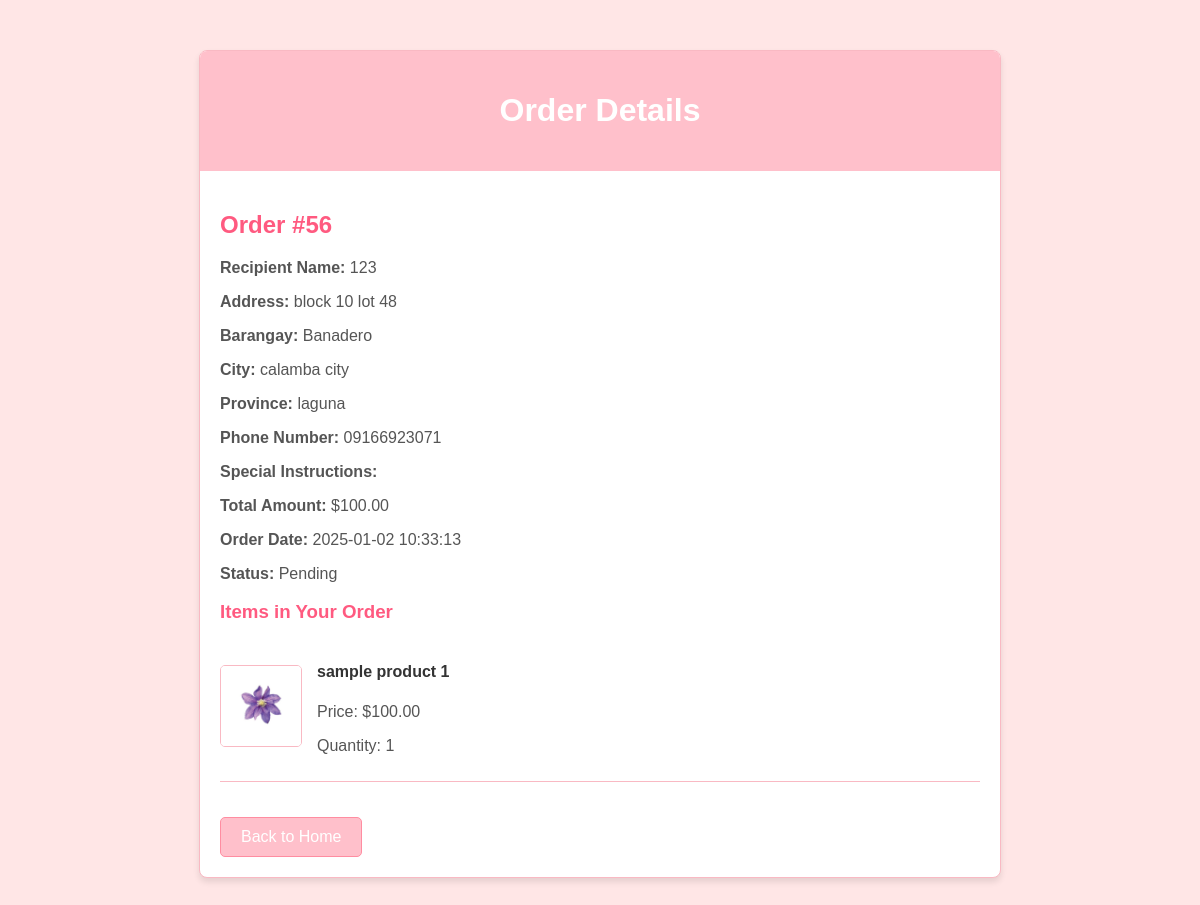
Page /view_order.php?order_id=56 (signed in) on the committed database.
### tables this page shows
CREATE TABLE `orders` (
  `id` int(11) NOT NULL,
  `user_id` int(11) NOT NULL,
  `shop_id` int(11) NOT NULL,
  `recipient_name` varchar(255) NOT NULL,
  `address` varchar(255) NOT NULL,
  `barangay` varchar(255) NOT NULL,
  `city` varchar(255) NOT NULL,
  `province` varchar(255) NOT NULL,
  `phone_number` varchar(15) NOT NULL,
  `special_instructions` text DEFAULT NULL,
  `total_amount` decimal(10,2) NOT NULL,
  `order_date` timestamp NOT NULL DEFAULT current_timestamp(),
  `status` enum('Pending','Processing','Shipped','Out for Delivery','Delivered','Cancelled','On Hold','Returned','Refunded','Received') DEFAULT 'Pending'
);

CREATE TABLE `order_items` (
  `id` int(11) NOT NULL,
  `order_id` int(11) NOT NULL,
  `product_id` int(11) NOT NULL,
  `quantity` int(11) NOT NULL,
  `price` decimal(10,2) NOT NULL
);

CREATE TABLE `products` (
  `id` int(11) NOT NULL,
  `user_id` int(11) NOT NULL,
  `product_name` varchar(255) NOT NULL,
  `product_description` text NOT NULL,
  `price` decimal(10,2) NOT NULL,
  `product_image` varchar(255) NOT NULL,
  `created_at` timestamp NOT NULL DEFAULT current_timestamp(),
  `shop_id` int(11) NOT NULL
);

### view_order.php (the view, shortened to what this page needs)
<?php
require 'db.php';
if (isset($_GET['order_id'])) {
    $order_id = intval($_GET['order_id']);
} else {
    echo "Order ID not provided in URL.";
    exit();
}
$user_id = $_SESSION['user_id'];
$order_query = "SELECT * FROM orders WHERE id = ? AND user_id = ?";
$stmt = $conn->prepare($order_query);
$stmt->bind_param('ii', $order_id, $user_id);
$stmt->execute();
$order_result = $stmt->get_result();
if ($order_result->num_rows === 0) {
    echo "Order not found or you do not have access to this order.";
    exit();
} else {
    $order = $order_result->fetch_assoc();
}
$order_items_query = "SELECT oi.*, p.product_name, p.price, p.product_image
                      FROM order_items oi
                      JOIN products p ON oi.product_id = p.id
                      WHERE oi.order_id = ?";
$stmt = $conn->prepare($order_items_query);
$stmt->bind_param('i', $order_id);
$stmt->execute();
$order_items_result = $stmt->get_result();
?>
<!DOCTYPE html>
<html lang="en">
<head>
</head>
<body>
<div class="container">
    <div class="header">
        <h1>Order Details</h1>
    </div>
    <div class="content">
        <div class="order-details">
            <h2>Order #<?= htmlspecialchars($order['id']) ?></h2>
            <p><strong>Recipient Name:</strong> <?= htmlspecialchars($order['recipient_name']) ?></p>
            <p><strong>Address:</strong> <?= htmlspecialchars($order['address']) ?></p>
            <p><strong>Barangay:</strong> <?= htmlspecialchars($order['barangay']) ?></p>
            <p><strong>City:</strong> <?= htmlspecialchars($order['city']) ?></p>
            <p><strong>Province:</strong> <?= htmlspecialchars($order['province']) ?></p>
            <p><strong>Phone Number:</strong> <?= htmlspecialchars($order['phone_number']) ?></p>
            <p><strong>Special Instructions:</strong> <?= htmlspecialchars($order['special_instructions']) ?></p>
            <p><strong>Total Amount:</strong> $<?= number_format($order['total_amount'], 2) ?></p>
            <p><strong>Order Date:</strong> <?= htmlspecialchars($order['order_date']) ?></p>
            <p><strong>Status:</strong> <?= htmlspecialchars($order['status']) ?></p>
        </div>
        <div class="order-items">
            <h3>Items in Your Order</h3>
            <?php while ($item = $order_items_result->fetch_assoc()): ?>
                <div class="order-item">
                    <img src="<?= htmlspecialchars($item['product_image']) ?>" alt="<?= htmlspecialchars($item['product_name']) ?>">
                    <div class="order-item-details">
                        <h4><?= htmlspecialchars($item['product_name']) ?></h4>
                        <p>Price: $<?= number_format($item['price'], 2) ?></p>
                        <p>Quantity: <?= htmlspecialchars($item['quantity']) ?></p>
                    </div>
                </div>
            <?php endwhile; ?>
        </div>
        <a href="index.php" class="back-button">Back to Home</a>
    </div>
</div>
</body>
</html>

### view_order.php (style rules this page uses)
body { font-family: Arial, sans-serif; background-color: #ffe6e6; margin: 0; padding: 0; color: #333; }
.container { max-width: 800px; margin: 50px auto; background: #fff; border-radius: 8px; box-shadow: 0 4px 6px rgba(0, 0, 0, 0.1); border: 1px solid #f9b9c3; overflow: hidden; }
.header { background-color: #ffc0cb; color: #fff; text-align: center; padding: 20px; }
.content { padding: 20px; }
.order-details h2, .order-items h3 { color: #ff5a80; }
.order-details p, .order-item-details p { color: #555; }
.order-item { display: flex; align-items: center; margin-bottom: 15px; border-bottom: 1px solid #f9b9c3; padding-bottom: 10px; }
.order-item img { width: 80px; height: 80px; object-fit: cover; margin-right: 15px; border-radius: 5px; border: 1px solid #f9b9c3; }
.back-button { display: inline-block; margin-top: 20px; text-decoration: none; background: #ffc0cb; color: #fff; padding: 10px 20px; border-radius: 5px; border: 1px solid #ff8da1; text-align: center; }

### rows in the picture
orders: id "56", recipient_name "123", address "block 10 lot 48", barangay "Banadero", city "calamba city", province "laguna", phone_number "09166923071", total_amount "100.00", order_date "2025-01-02 10:33:13", status "Pending"
order_items: product.product_image (picture), product.product_name "sample product 1", product.price "100.00", quantity "1"
